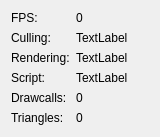
<?xml version="1.0" encoding="UTF-8"?>
<ui version="4.0">
 <class>StatsWidget</class>
 <widget class="QWidget" name="StatsWidget">
  <property name="geometry">
   <rect>
    <x>0</x>
    <y>0</y>
    <width>160</width>
    <height>137</height>
   </rect>
  </property>
  <property name="font">
   <font>
    <family>Tahoma</family>
   </font>
  </property>
  <property name="windowTitle">
   <string>Form</string>
  </property>
  <layout class="QVBoxLayout" name="verticalLayout">
   <item>
    <layout class="QFormLayout" name="formLayout">
     <item row="0" column="0">
      <widget class="QLabel" name="label">
       <property name="text">
        <string>FPS:</string>
       </property>
      </widget>
     </item>
     <item row="0" column="1">
      <widget class="QLabel" name="fps">
       <property name="text">
        <string>0</string>
       </property>
      </widget>
     </item>
     <item row="1" column="0">
      <widget class="QLabel" name="label_2">
       <property name="text">
        <string>Culling:</string>
       </property>
      </widget>
     </item>
     <item row="1" column="1">
      <widget class="QLabel" name="culling">
       <property name="text">
        <string>TextLabel</string>
       </property>
      </widget>
     </item>
     <item row="2" column="0">
      <widget class="QLabel" name="label_4">
       <property name="text">
        <string>Rendering:</string>
       </property>
      </widget>
     </item>
     <item row="2" column="1">
      <widget class="QLabel" name="rendering">
       <property name="text">
        <string>TextLabel</string>
       </property>
      </widget>
     </item>
     <item row="4" column="0">
      <widget class="QLabel" name="label_3">
       <property name="text">
        <string>Drawcalls:</string>
       </property>
      </widget>
     </item>
     <item row="4" column="1">
      <widget class="QLabel" name="drawcalls">
       <property name="text">
        <string>0</string>
       </property>
      </widget>
     </item>
     <item row="5" column="0">
      <widget class="QLabel" name="label_5">
       <property name="text">
        <string>Triangles:</string>
       </property>
      </widget>
     </item>
     <item row="5" column="1">
      <widget class="QLabel" name="triangles">
       <property name="text">
        <string>0</string>
       </property>
      </widget>
     </item>
     <item row="3" column="0">
      <widget class="QLabel" name="label_6">
       <property name="text">
        <string>Script:</string>
       </property>
      </widget>
     </item>
     <item row="3" column="1">
      <widget class="QLabel" name="script">
       <property name="text">
        <string>TextLabel</string>
       </property>
      </widget>
     </item>
    </layout>
   </item>
  </layout>
 </widget>
 <resources/>
 <connections/>
</ui>
